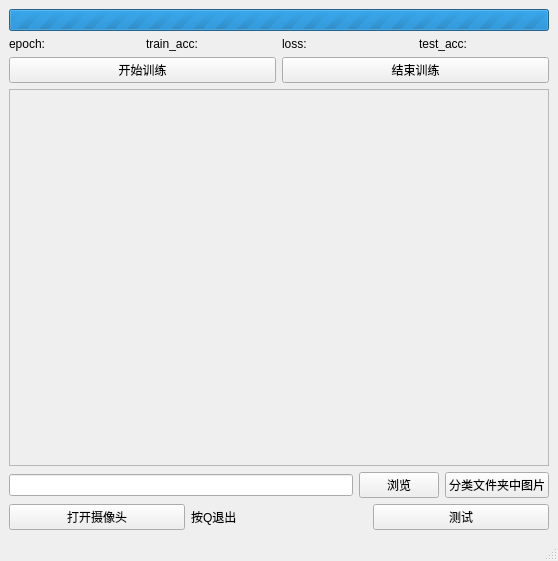
<?xml version="1.0" encoding="UTF-8"?>
<ui version="4.0">
 <class>MainWindow</class>
 <widget class="QMainWindow" name="MainWindow">
  <property name="geometry">
   <rect>
    <x>0</x>
    <y>0</y>
    <width>558</width>
    <height>561</height>
   </rect>
  </property>
  <property name="windowTitle">
   <string>net for cifar10 by:demorz</string>
  </property>
  <widget class="QWidget" name="centralwidget">
   <layout class="QVBoxLayout" name="verticalLayout_2">
    <item>
     <widget class="QProgressBar" name="progressBar">
      <property name="maximum">
       <number>0</number>
      </property>
      <property name="value">
       <number>0</number>
      </property>
     </widget>
    </item>
    <item>
     <layout class="QHBoxLayout" name="horizontalLayout">
      <item>
       <widget class="QLabel" name="epoch">
        <property name="text">
         <string>epoch:</string>
        </property>
       </widget>
      </item>
      <item>
       <widget class="QLabel" name="train_acc">
        <property name="text">
         <string>train_acc:</string>
        </property>
       </widget>
      </item>
      <item>
       <widget class="QLabel" name="loss">
        <property name="text">
         <string>loss:</string>
        </property>
       </widget>
      </item>
      <item>
       <widget class="QLabel" name="test_acc">
        <property name="text">
         <string>test_acc:</string>
        </property>
       </widget>
      </item>
     </layout>
    </item>
    <item>
     <layout class="QHBoxLayout" name="horizontalLayout_2">
      <item>
       <widget class="QPushButton" name="train_b">
        <property name="text">
         <string>开始训练</string>
        </property>
       </widget>
      </item>
      <item>
       <widget class="QPushButton" name="quit_b">
        <property name="text">
         <string>结束训练</string>
        </property>
       </widget>
      </item>
     </layout>
    </item>
    <item>
     <widget class="QScrollArea" name="scrollArea">
      <property name="widgetResizable">
       <bool>true</bool>
      </property>
      <widget class="QWidget" name="Lay557">
       <property name="geometry">
        <rect>
         <x>0</x>
         <y>0</y>
         <width>538</width>
         <height>382</height>
        </rect>
       </property>
       <layout class="QVBoxLayout" name="verticalLayout">
        <item>
         <layout class="QVBoxLayout" name="Lay"/>
        </item>
       </layout>
      </widget>
     </widget>
    </item>
    <item>
     <layout class="QHBoxLayout" name="horizontalLayout_4">
      <item>
       <widget class="QLineEdit" name="fold"/>
      </item>
      <item>
       <widget class="QPushButton" name="get_path">
        <property name="text">
         <string>浏览</string>
        </property>
       </widget>
      </item>
      <item>
       <widget class="QPushButton" name="use_net">
        <property name="text">
         <string>分类文件夹中图片</string>
        </property>
       </widget>
      </item>
     </layout>
    </item>
    <item>
     <layout class="QHBoxLayout" name="horizontalLayout_3">
      <item>
       <widget class="QPushButton" name="cramera">
        <property name="text">
         <string>打开摄像头</string>
        </property>
       </widget>
      </item>
      <item>
       <widget class="QLabel" name="anQ">
        <property name="text">
         <string>按Q退出</string>
        </property>
       </widget>
      </item>
      <item>
       <widget class="QPushButton" name="test">
        <property name="text">
         <string>测试</string>
        </property>
       </widget>
      </item>
     </layout>
    </item>
   </layout>
  </widget>
  <widget class="QStatusBar" name="statusbar"/>
 </widget>
 <resources/>
 <connections/>
</ui>
